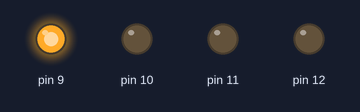
Simulated run of this sketch. Board: Arduino Uno, built with avr-gcc and run on an emulated ATmega328P. Shown: output pins drawn as LEDs (lit = HIGH).

Above: at 1.0 s.
At 5.5 s:
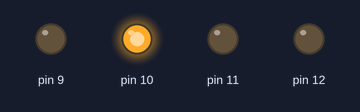
At 11.0 s:
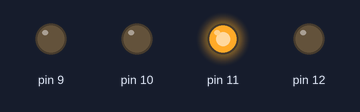
At 17.5 s:
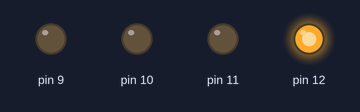
At 25.0 s:
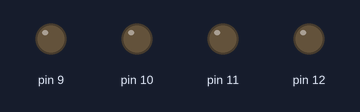
Timing chart, 0 to 28.6 s (numbered marks = the images above):
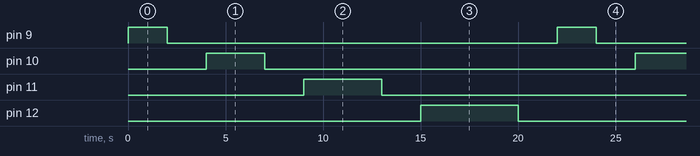

Measured:
- by itself, pin 9: alternates HIGH for 2.0 s and LOW for 20.0 s
- by itself, pin 10: alternates HIGH for 3.0 s and LOW for 19.0 s
- by itself, pin 11: alternates HIGH for 4.0 s and LOW for 18.0 s
- by itself, pin 12: alternates HIGH for 5.0 s and LOW for 17.0 s

The sketch:

exquisite_luulia1.ino
```cpp
// C++ code
//
void setup()
{
  pinMode(9, OUTPUT);
  pinMode(10, OUTPUT);
  pinMode(11, OUTPUT);
  pinMode(12, OUTPUT);
}

void loop()
{
  digitalWrite(9, HIGH);
  delay(2000); // Ligado por 1000 millisecond((1seg)(s)
  digitalWrite(9, LOW);
  delay(2000); // Apagado por 1000 millisecond(s)

  digitalWrite(10, HIGH);
  delay(3000); // Ligado por 1000 millisecond((1seg)(s)
  digitalWrite(10, LOW);
  delay(2000); // Apagado por 1000 millisecond(s)

  digitalWrite(11, HIGH);
  delay(4000); // Ligado por 1000 millisecond((1seg)(s)
  digitalWrite(11, LOW);
  delay(2000); // Apagado por 1000 millisecond(s)

  digitalWrite(12, HIGH);
  delay(5000); // Ligado por 1000 millisecond((1seg)(s)
  digitalWrite(12, LOW);
  delay(2000); // Apagado por 1000 millisecond(s)
}
```
